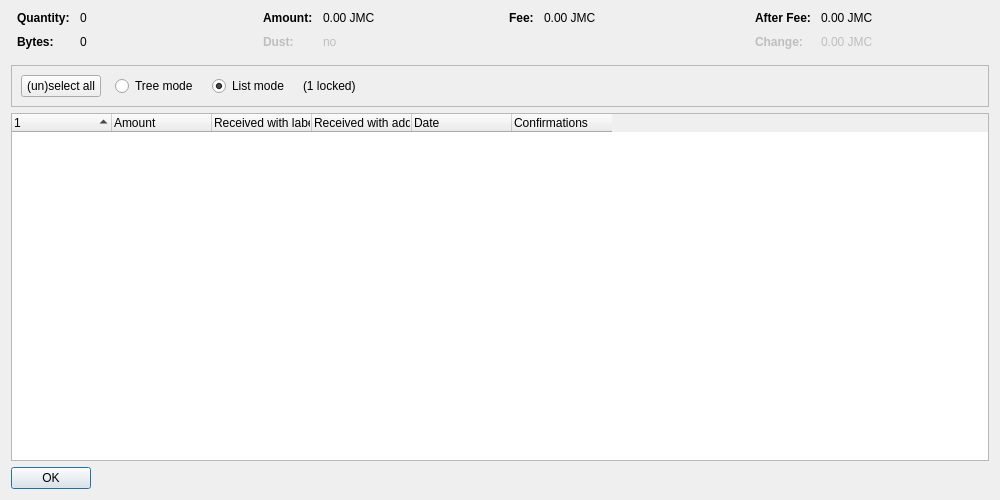
<?xml version="1.0" encoding="UTF-8"?>
<ui version="4.0">
 <class>CoinControlDialog</class>
 <widget class="QDialog" name="CoinControlDialog">
  <property name="geometry">
   <rect>
    <x>0</x>
    <y>0</y>
    <width>1000</width>
    <height>500</height>
   </rect>
  </property>
  <property name="windowTitle">
   <string>Coin Selection</string>
  </property>
  <layout class="QVBoxLayout" name="verticalLayout">
   <item>
    <layout class="QHBoxLayout" name="horizontalLayoutTop" stretch="0,0,0,0">
     <property name="topMargin">
      <number>0</number>
     </property>
     <property name="bottomMargin">
      <number>10</number>
     </property>
     <item>
      <layout class="QFormLayout" name="formLayoutCoinControl1">
       <property name="horizontalSpacing">
        <number>10</number>
       </property>
       <property name="verticalSpacing">
        <number>10</number>
       </property>
       <property name="leftMargin">
        <number>6</number>
       </property>
       <property name="rightMargin">
        <number>6</number>
       </property>
       <item row="0" column="0">
        <widget class="QLabel" name="labelCoinControlQuantityText">
         <property name="font">
          <font>
           <weight>75</weight>
           <bold>true</bold>
          </font>
         </property>
         <property name="text">
          <string>Quantity:</string>
         </property>
        </widget>
       </item>
       <item row="0" column="1">
        <widget class="QLabel" name="labelCoinControlQuantity">
         <property name="cursor">
          <cursorShape>IBeamCursor</cursorShape>
         </property>
         <property name="contextMenuPolicy">
          <enum>Qt::ActionsContextMenu</enum>
         </property>
         <property name="text">
          <string notr="true">0</string>
         </property>
         <property name="textInteractionFlags">
          <set>Qt::LinksAccessibleByMouse|Qt::TextSelectableByKeyboard|Qt::TextSelectableByMouse</set>
         </property>
        </widget>
       </item>
       <item row="1" column="0">
        <widget class="QLabel" name="labelCoinControlBytesText">
         <property name="font">
          <font>
           <weight>75</weight>
           <bold>true</bold>
          </font>
         </property>
         <property name="text">
          <string>Bytes:</string>
         </property>
        </widget>
       </item>
       <item row="1" column="1">
        <widget class="QLabel" name="labelCoinControlBytes">
         <property name="cursor">
          <cursorShape>IBeamCursor</cursorShape>
         </property>
         <property name="contextMenuPolicy">
          <enum>Qt::ActionsContextMenu</enum>
         </property>
         <property name="text">
          <string notr="true">0</string>
         </property>
         <property name="textInteractionFlags">
          <set>Qt::LinksAccessibleByMouse|Qt::TextSelectableByKeyboard|Qt::TextSelectableByMouse</set>
         </property>
        </widget>
       </item>
      </layout>
     </item>
     <item>
      <layout class="QFormLayout" name="formLayoutCoinControl2">
       <property name="horizontalSpacing">
        <number>10</number>
       </property>
       <property name="verticalSpacing">
        <number>10</number>
       </property>
       <property name="leftMargin">
        <number>6</number>
       </property>
       <property name="rightMargin">
        <number>6</number>
       </property>
       <item row="0" column="0">
        <widget class="QLabel" name="labelCoinControlAmountText">
         <property name="font">
          <font>
           <weight>75</weight>
           <bold>true</bold>
          </font>
         </property>
         <property name="text">
          <string>Amount:</string>
         </property>
        </widget>
       </item>
       <item row="0" column="1">
        <widget class="QLabel" name="labelCoinControlAmount">
         <property name="cursor">
          <cursorShape>IBeamCursor</cursorShape>
         </property>
         <property name="contextMenuPolicy">
          <enum>Qt::ActionsContextMenu</enum>
         </property>
         <property name="text">
          <string notr="true">0.00 JMC</string>
         </property>
         <property name="textInteractionFlags">
          <set>Qt::LinksAccessibleByMouse|Qt::TextSelectableByKeyboard|Qt::TextSelectableByMouse</set>
         </property>
        </widget>
       </item>
       <item row="1" column="0">
        <widget class="QLabel" name="labelCoinControlLowOutputText">
         <property name="enabled">
          <bool>false</bool>
         </property>
         <property name="font">
          <font>
           <weight>75</weight>
           <bold>true</bold>
          </font>
         </property>
         <property name="text">
          <string>Dust:</string>
         </property>
        </widget>
       </item>
       <item row="1" column="1">
        <widget class="QLabel" name="labelCoinControlLowOutput">
         <property name="enabled">
          <bool>false</bool>
         </property>
         <property name="cursor">
          <cursorShape>IBeamCursor</cursorShape>
         </property>
         <property name="contextMenuPolicy">
          <enum>Qt::ActionsContextMenu</enum>
         </property>
         <property name="text">
          <string notr="true">no</string>
         </property>
         <property name="textInteractionFlags">
          <set>Qt::LinksAccessibleByMouse|Qt::TextSelectableByKeyboard|Qt::TextSelectableByMouse</set>
         </property>
        </widget>
       </item>
      </layout>
     </item>
     <item>
      <layout class="QFormLayout" name="formLayoutCoinControl3">
       <property name="horizontalSpacing">
        <number>10</number>
       </property>
       <property name="verticalSpacing">
        <number>10</number>
       </property>
       <property name="leftMargin">
        <number>6</number>
       </property>
       <property name="rightMargin">
        <number>6</number>
       </property>
       <item row="0" column="0">
        <widget class="QLabel" name="labelCoinControlFeeText">
         <property name="font">
          <font>
           <weight>75</weight>
           <bold>true</bold>
          </font>
         </property>
         <property name="text">
          <string>Fee:</string>
         </property>
        </widget>
       </item>
       <item row="0" column="1">
        <widget class="QLabel" name="labelCoinControlFee">
         <property name="cursor">
          <cursorShape>IBeamCursor</cursorShape>
         </property>
         <property name="contextMenuPolicy">
          <enum>Qt::ActionsContextMenu</enum>
         </property>
         <property name="text">
          <string notr="true">0.00 JMC</string>
         </property>
         <property name="textInteractionFlags">
          <set>Qt::LinksAccessibleByMouse|Qt::TextSelectableByKeyboard|Qt::TextSelectableByMouse</set>
         </property>
        </widget>
       </item>
      </layout>
     </item>
     <item>
      <layout class="QFormLayout" name="formLayoutCoinControl4">
       <property name="horizontalSpacing">
        <number>10</number>
       </property>
       <property name="verticalSpacing">
        <number>10</number>
       </property>
       <property name="leftMargin">
        <number>6</number>
       </property>
       <property name="rightMargin">
        <number>6</number>
       </property>
       <item row="0" column="0">
        <widget class="QLabel" name="labelCoinControlAfterFeeText">
         <property name="font">
          <font>
           <weight>75</weight>
           <bold>true</bold>
          </font>
         </property>
         <property name="text">
          <string>After Fee:</string>
         </property>
        </widget>
       </item>
       <item row="0" column="1">
        <widget class="QLabel" name="labelCoinControlAfterFee">
         <property name="cursor">
          <cursorShape>IBeamCursor</cursorShape>
         </property>
         <property name="contextMenuPolicy">
          <enum>Qt::ActionsContextMenu</enum>
         </property>
         <property name="text">
          <string notr="true">0.00 JMC</string>
         </property>
         <property name="textInteractionFlags">
          <set>Qt::LinksAccessibleByMouse|Qt::TextSelectableByKeyboard|Qt::TextSelectableByMouse</set>
         </property>
        </widget>
       </item>
       <item row="1" column="0">
        <widget class="QLabel" name="labelCoinControlChangeText">
         <property name="enabled">
          <bool>false</bool>
         </property>
         <property name="font">
          <font>
           <weight>75</weight>
           <bold>true</bold>
          </font>
         </property>
         <property name="text">
          <string>Change:</string>
         </property>
        </widget>
       </item>
       <item row="1" column="1">
        <widget class="QLabel" name="labelCoinControlChange">
         <property name="enabled">
          <bool>false</bool>
         </property>
         <property name="cursor">
          <cursorShape>IBeamCursor</cursorShape>
         </property>
         <property name="contextMenuPolicy">
          <enum>Qt::ActionsContextMenu</enum>
         </property>
         <property name="text">
          <string notr="true">0.00 JMC</string>
         </property>
         <property name="textInteractionFlags">
          <set>Qt::LinksAccessibleByMouse|Qt::TextSelectableByKeyboard|Qt::TextSelectableByMouse</set>
         </property>
        </widget>
       </item>
      </layout>
     </item>
    </layout>
   </item>
   <item>
    <widget class="QFrame" name="frame">
     <property name="minimumSize">
      <size>
       <width>0</width>
       <height>40</height>
      </size>
     </property>
     <property name="frameShape">
      <enum>QFrame::StyledPanel</enum>
     </property>
     <property name="frameShadow">
      <enum>QFrame::Sunken</enum>
     </property>
     <layout class="QHBoxLayout" name="horizontalLayout">
      <item>
       <layout class="QHBoxLayout" name="horizontalLayoutPanel" stretch="0,0,0,0,0">
        <property name="spacing">
         <number>14</number>
        </property>
        <item>
         <widget class="QPushButton" name="pushButtonSelectAll">
          <property name="sizePolicy">
           <sizepolicy hsizetype="Maximum" vsizetype="Fixed">
            <horstretch>0</horstretch>
            <verstretch>0</verstretch>
           </sizepolicy>
          </property>
          <property name="text">
           <string>(un)select all</string>
          </property>
          <property name="autoDefault">
           <bool>false</bool>
          </property>
         </widget>
        </item>
        <item>
         <widget class="QRadioButton" name="radioTreeMode">
          <property name="sizePolicy">
           <sizepolicy hsizetype="Maximum" vsizetype="Fixed">
            <horstretch>0</horstretch>
            <verstretch>0</verstretch>
           </sizepolicy>
          </property>
          <property name="text">
           <string>Tree mode</string>
          </property>
         </widget>
        </item>
        <item>
         <widget class="QRadioButton" name="radioListMode">
          <property name="sizePolicy">
           <sizepolicy hsizetype="Maximum" vsizetype="Fixed">
            <horstretch>0</horstretch>
            <verstretch>0</verstretch>
           </sizepolicy>
          </property>
          <property name="text">
           <string>List mode</string>
          </property>
          <property name="checked">
           <bool>true</bool>
          </property>
         </widget>
        </item>
        <item>
         <widget class="QLabel" name="labelLocked">
          <property name="text">
           <string notr="true">(1 locked)</string>
          </property>
         </widget>
        </item>
        <item>
         <spacer name="horizontalSpacer">
          <property name="orientation">
           <enum>Qt::Horizontal</enum>
          </property>
          <property name="sizeHint" stdset="0">
           <size>
            <width>40</width>
            <height>20</height>
           </size>
          </property>
         </spacer>
        </item>
       </layout>
      </item>
     </layout>
    </widget>
   </item>
   <item>
    <widget class="CoinControlTreeWidget" name="treeWidget">
     <property name="contextMenuPolicy">
      <enum>Qt::CustomContextMenu</enum>
     </property>
     <property name="sortingEnabled">
      <bool>false</bool>
     </property>
     <property name="columnCount">
      <number>6</number>
     </property>
     <attribute name="headerShowSortIndicator" stdset="0">
      <bool>true</bool>
     </attribute>
     <attribute name="headerStretchLastSection">
      <bool>false</bool>
     </attribute>
     <column>
      <property name="text">
       <string/>
      </property>
     </column>
     <column>
      <property name="text">
       <string>Amount</string>
      </property>
     </column>
     <column>
      <property name="text">
       <string>Received with label</string>
      </property>
     </column>
     <column>
      <property name="text">
       <string>Received with address</string>
      </property>
     </column>
     <column>
      <property name="text">
       <string>Date</string>
      </property>
     </column>
     <column>
      <property name="text">
       <string>Confirmations</string>
      </property>
      <property name="toolTip">
       <string>Confirmed</string>
      </property>
     </column>
     <column>
      <property name="text">
       <string/>
      </property>
     </column>
     <column>
      <property name="text">
       <string/>
      </property>
     </column>
     <column>
      <property name="text">
       <string/>
      </property>
     </column>
     <column>
      <property name="text">
       <string/>
      </property>
     </column>
    </widget>
   </item>
   <item>
    <widget class="QDialogButtonBox" name="buttonBox">
     <property name="sizePolicy">
      <sizepolicy hsizetype="Maximum" vsizetype="Fixed">
       <horstretch>0</horstretch>
       <verstretch>0</verstretch>
      </sizepolicy>
     </property>
     <property name="orientation">
      <enum>Qt::Horizontal</enum>
     </property>
     <property name="standardButtons">
      <set>QDialogButtonBox::Ok</set>
     </property>
    </widget>
   </item>
  </layout>
 </widget>
 <customwidgets>
  <customwidget>
   <class>CoinControlTreeWidget</class>
   <extends>QTreeWidget</extends>
   <header>qt/coincontroltreewidget.h</header>
  </customwidget>
 </customwidgets>
 <resources/>
 <connections/>
</ui>
